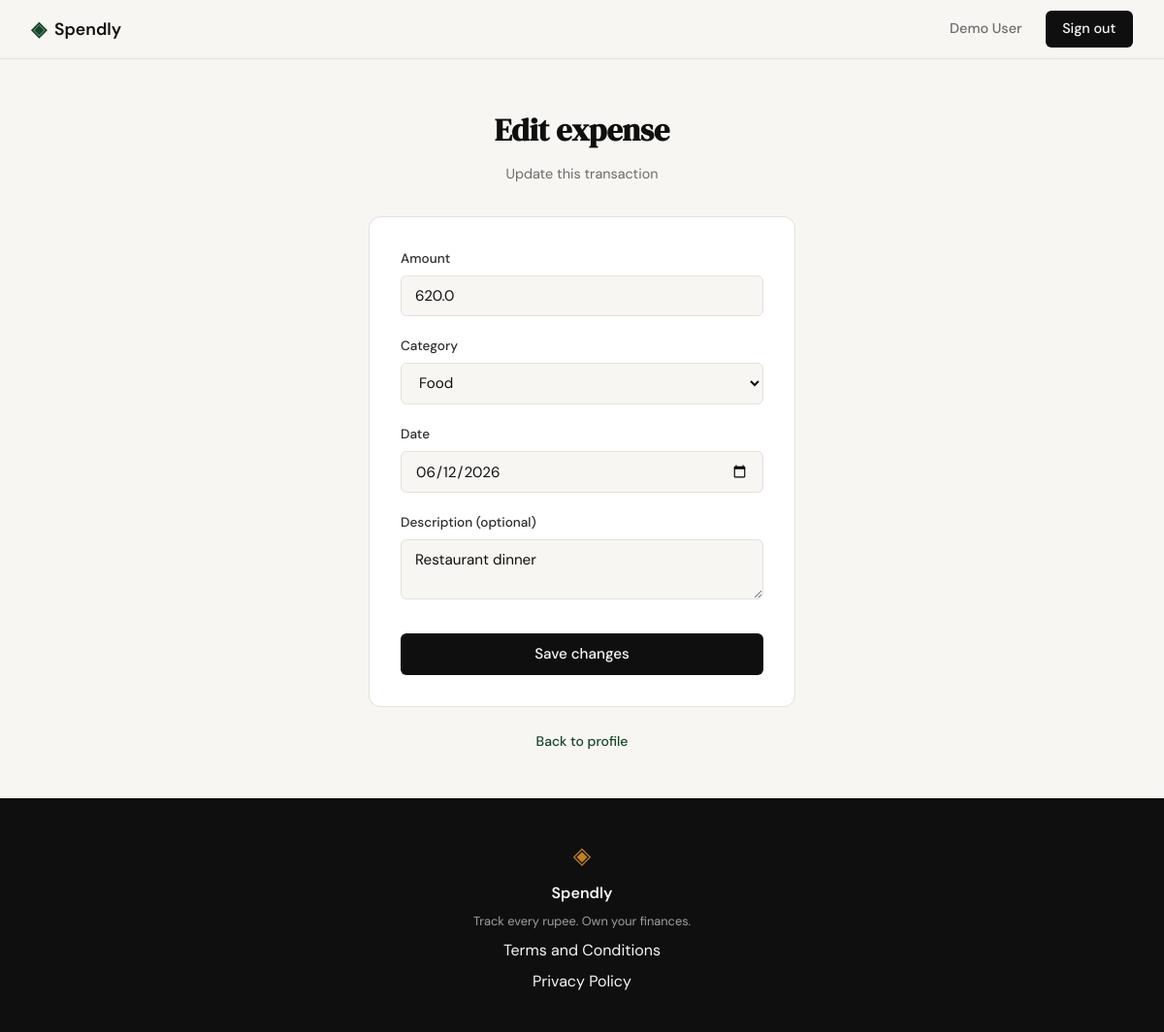
The page /expenses/8/edit (signed in) on the database its author committed.
### tables this page shows
CREATE TABLE expenses (
            id          INTEGER PRIMARY KEY AUTOINCREMENT,
            user_id     INTEGER NOT NULL REFERENCES users(id),
            amount      REAL    NOT NULL,
            category    TEXT    NOT NULL,
            date        TEXT    NOT NULL,
            description TEXT,
            created_at  TEXT    DEFAULT (datetime('now'))
        );

### app.py (the view, shortened to what this page needs)
@app.route("/expenses/<int:expense_id>/edit", methods=["GET", "POST"])
def edit_expense(expense_id):
    if not session.get("user_id"):
        return redirect(url_for("login"))
    expense = get_expense_by_id(expense_id, session["user_id"])
    if expense is None:
        abort(404)
    if request.method == "GET":
        return _render_edit_expense_form(
            expense_id,
            {
                "amount": expense["amount"],
                "category": expense["category"],
                "date": expense["date"],
                "description": expense["description"] or "",
            },
        )

### app.py (called while the page is built)
def _render_edit_expense_form(expense_id, form, error=None):
    return render_template(
        "edit_expense.html",
        categories=EXPENSE_CATEGORIES,
        expense_id=expense_id,
        form=form,
        error=error,
    )

### database/db.py (called while the page is built)
def get_db():
    conn = sqlite3.connect(DB_PATH)
    conn.row_factory = sqlite3.Row
    conn.execute("PRAGMA foreign_keys = ON")
    return conn

### database/queries.py (called while the page is built)
def get_expense_by_id(expense_id, user_id):
    db = get_db()
    row = db.execute(
        "SELECT id, amount, category, date, description FROM expenses "
        "WHERE id = ? AND user_id = ?",
        (expense_id, user_id),
    ).fetchone()
    db.close()
    if row is None:
        return None
    return {
        "id": row["id"],
        "amount": row["amount"],
        "category": row["category"],
        "date": row["date"],
        "description": row["description"],
    }

### templates/edit_expense.html (shortened to what this page needs)
{% extends "base.html" %}
{% block content %}
<section class="auth-section">
    <div class="auth-container">
        <div class="auth-header">
            <h1 class="auth-title">Edit expense</h1>
            <p class="auth-subtitle">Update this transaction</p>
        </div>
        <div class="auth-card">
            <form method="POST" action="{{ url_for('edit_expense', expense_id=expense_id) }}">
                <div class="form-group">
                    <label for="amount">Amount</label>
                    <input type="number" id="amount" name="amount"
                           class="form-input" step="0.01" min="0"
                           placeholder="0.00"
                           value="{{ form.amount or '' }}"
                           required autofocus>
                </div>
                <div class="form-group">
                    <label for="category">Category</label>
                    <select id="category" name="category" class="form-input" required>
                        {% for c in categories %}
                        <option value="{{ c }}"
                            {% if form.category == c %}selected{% endif %}>
                            {{ c }}
                        </option>
                        {% endfor %}
                    </select>
                </div>
                <div class="form-group">
                    <label for="date">Date</label>
                    <input type="date" id="date" name="date"
                           class="form-input"
                           value="{{ form.date or '' }}"
                           required>
                </div>
                <div class="form-group">
                    <label for="description">Description <span>(optional)</span></label>
                    <textarea id="description" name="description"
                              class="form-input" rows="2"
                              placeholder="e.g. Groceries">{{ form.description or '' }}</textarea>
                </div>
                <button type="submit" class="btn-submit">Save changes</button>
            </form>
        </div>
        <p class="auth-switch">
            <a href="{{ url_for('profile') }}">Back to profile</a>
        </p>
    </div>
</section>
{% endblock %}

### static/css/style.css (style rules this page uses)
:root { --ink: #0f0f0f; --ink-soft: #2d2d2d; --ink-muted: #6b6b6b; --ink-faint: #a0a0a0; --paper: #f7f6f3; --paper-warm: #f0ede6; --paper-card: #ffffff; --accent: #1a472a; --accent-light: #e8f0eb; --accent-2: #c17f24; --accent-2-light: #fdf3e3; --danger: #c0392b; --danger-light: #fdecea; --danger-border: #f5c6c2; --border: #e4e1da; --border-soft: #eeebe4; --font-display: 'DM Serif Display', Georgia, serif; --font-body: 'DM Sans', system-ui, sans-serif; --max-width: 1200px; --auth-width: 440px; --radius-sm: 6px; --radius-md: 12px; --radius-lg: 20px; }
*, *::before, *::after { box-sizing: border-box; margin: 0; padding: 0; }
html { font-size: 16px; scroll-behavior: smooth; }
body { background: var(--paper); color: var(--ink); font-family: var(--font-body); font-size: 1rem; line-height: 1.6; -webkit-font-smoothing: antialiased; }
a { color: inherit; text-decoration: none; }
.auth-section { min-height: calc(100vh - 60px - 100px); display: flex; align-items: center; justify-content: center; padding: 3rem 2rem; }
.auth-container { width: 100%; max-width: var(--auth-width); }
.auth-header { text-align: center; margin-bottom: 2rem; }
.auth-title { font-family: var(--font-display); font-size: 2rem; color: var(--ink); margin-bottom: 0.5rem; }
.auth-subtitle { font-size: 0.9rem; color: var(--ink-muted); }
.auth-card { background: var(--paper-card); border: 1px solid var(--border); border-radius: var(--radius-md); padding: 2rem; margin-bottom: 1.5rem; }
.form-group { margin-bottom: 1.25rem; }
.form-group label { display: block; font-size: 0.85rem; font-weight: 500; color: var(--ink-soft); margin-bottom: 0.4rem; }
.form-input { width: 100%; padding: 0.6rem 0.875rem; border: 1px solid var(--border); border-radius: var(--radius-sm); font-family: var(--font-body); font-size: 0.95rem; color: var(--ink); background: var(--paper); outline: none; transition: border-color 0.2s; }
.form-input::placeholder { color: var(--ink-faint); }
.btn-submit { width: 100%; padding: 0.7rem; background: var(--ink); color: var(--paper); border: none; border-radius: var(--radius-sm); font-family: var(--font-body); font-size: 0.95rem; font-weight: 500; cursor: pointer; transition: background 0.2s; margin-top: 0.5rem; }
.auth-switch { text-align: center; font-size: 0.875rem; color: var(--ink-muted); }
.auth-switch a { color: var(--accent); font-weight: 500; }

### rows shown on the page
expenses: amount "620.0", category "Food", date "06/12/2026", description "Restaurant dinner"

### other values the page prints
{{ session.user_name }} "Demo User"
